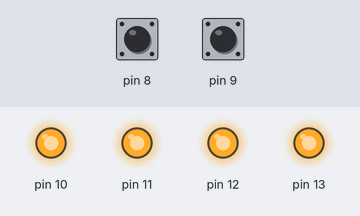
Bench run of a sketch on a simulated Arduino Uno, built with avr-gcc and run on an emulated ATmega328P. Parts: output pins drawn as LEDs (lit = HIGH). Dashed ring = blinking. The inputs (shaded band) are chosen by the test bench; at power-on: pin 8 HIGH, pin 9 HIGH.

Above: at 1.6 s.
1.7 s: pin 8 pulled LOW for 0.5 s
At 1.86 s:
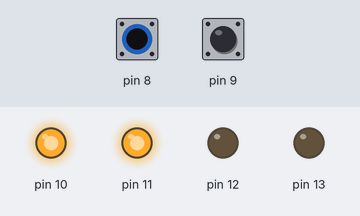
4.7 s: pin 9 pulled LOW for 1 s
At 5.11 s:
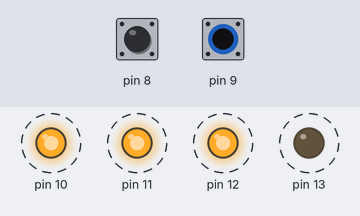
7.7 s: pin 9 pulled LOW for 3.2 s
At 8.11 s:
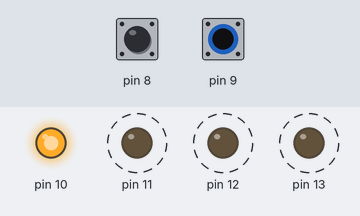
12.4 s: pin 8 pulled LOW for 3.2 s
At 12.61 s:
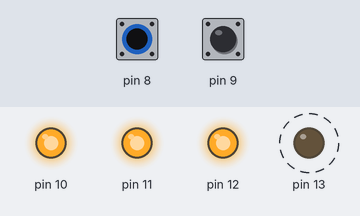
Timing chart, 0 to 17.3 s (numbered marks = the images above; inputs shaded):
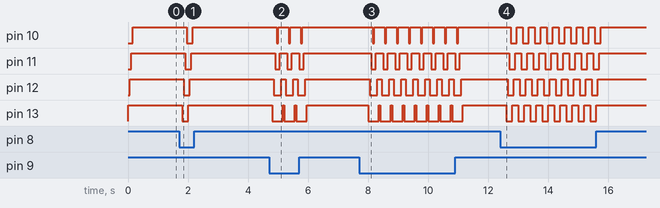

Measured:
- after the input at 1.7 s, pin 10: HIGH → LOW after 0.25 s, → HIGH 0.20 s later; pin 11: HIGH → LOW after 0.20 s, → HIGH 0.20 s later; pin 12: HIGH → LOW after 0.15 s, → HIGH 0.20 s later; pin 13: HIGH → LOW after 0.10 s, → HIGH 0.20 s later
- after the input at 4.7 s, pin 10: alternates HIGH for 0.35 s and LOW for 0.05 s, 6 changes in all, then stays HIGH, starting after 0.25 s; pin 11: alternates HIGH for 0.25 s and LOW for 0.15 s, 6 changes in all, then stays HIGH, starting after 0.20 s
- after the input at 7.7 s, pin 10: alternates HIGH for 0.35 s and LOW for 0.05 s, 16 changes in all, then stays HIGH, starting after 0.45 s; pin 11: alternates HIGH for 0.25 s and LOW for 0.15 s, 16 changes in all, then stays HIGH, starting after 0.40 s
- after the input at 12.4 s, pin 10: alternates HIGH for 0.20 s and LOW for 0.20 s, 16 changes in all, then stays HIGH, starting after 0.35 s; pin 11: alternates HIGH for 0.20 s and LOW for 0.20 s, 16 changes in all, then stays HIGH, starting after 0.30 s

The sketch:

ff.ino
```cpp
int t=50;
void setup() {
  pinMode(13,1);
  pinMode(12,1);
  pinMode(11,1);
  pinMode(10,1);
  pinMode(8,INPUT_PULLUP);
  pinMode(9,INPUT_PULLUP);

}

void loop() {
   if (digitalRead(9)==1)
  {

    digitalWrite(13,1); delay(t);
    digitalWrite(12,1); delay(t);
    digitalWrite(11,1); delay(t);
    digitalWrite(10,1); delay(t);
  }

  else
  {
    digitalWrite(13,0); delay(t);
    digitalWrite(12,0); delay(t);
    digitalWrite(11,0); delay(t);
    digitalWrite(10,0); delay(t);
  }

if (digitalRead(8)==1)
{
    digitalWrite(10,1); delay(t);
    digitalWrite(11,1); delay(t);
    digitalWrite(12,1); delay(t);
    digitalWrite(13,1); delay(t);
}
    else
  {
    digitalWrite(13,0); delay(t);
    digitalWrite(12,0); delay(t);
    digitalWrite(11,0); delay(t);
    digitalWrite(10,0); delay(t);
  }

}
```
